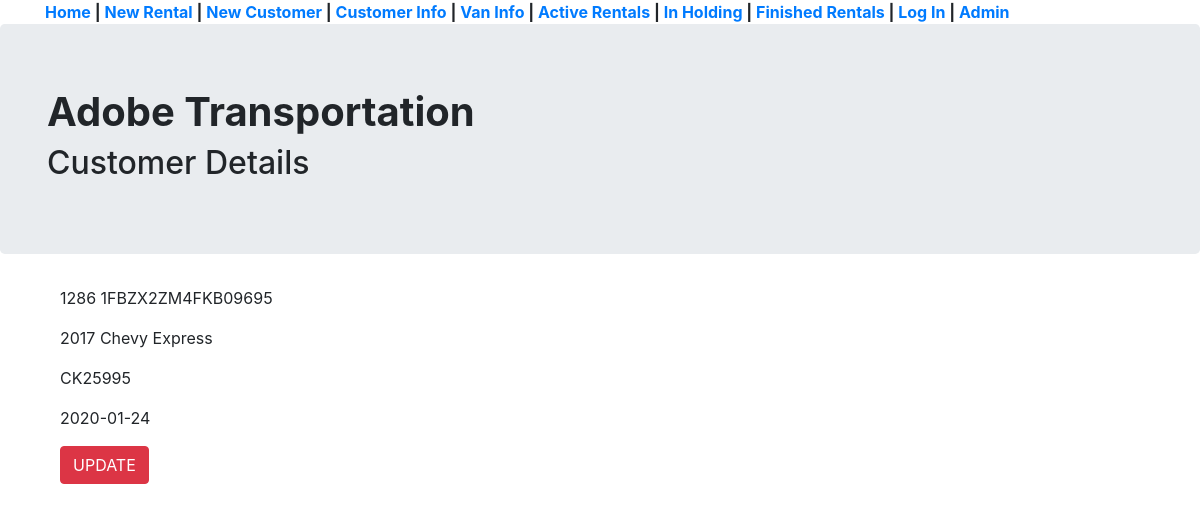
Screenshot of /van_list/1 with the database file from the repository.
### basic_app/models.py (models this page shows, shortened)
class Van(models.Model):
	van_num = models.CharField(max_length=4, blank=True)
	vin = models.CharField(max_length=60, blank=True)
	year_make_model = models.CharField(max_length=128, blank=True)
	plate = models.CharField(max_length=10, blank=True)
	tag_exp = models.CharField(max_length=56, blank=True)

### basic_app/views.py (the view)
# urls.py: path('van_list/<int:pk>', views.VanDetailView.as_view(), name='van_detail'),
class VanDetailView(DetailView):
	context_object_name = 'van_detail'
	model = models.Van
	template_name = 'basic_app/van_detail.html'

### basic_app/templates/basic_app/van_detail.html
{% extends 'basic_app/base.html' %}
{% block active_rentals %}
<div class="container"><h1><b>Adobe Transportation</b></h1><h2>Customer Details</h2></div>
{% endblock %}
{% block body_content %}
<div class="container">
<p>{{van_detail.van_num}} {{ van_detail.vin }}</p>
	<p>{{van_detail.year_make_model}}</p>
	<p>{{van_detail.plate}}</p>
	<p>{{van_detail.tag_exp}}</p>
</div>
<div class="container">
	<p><a class="btn btn-danger" href="{% url 'basic_app:update_van' pk=van_detail.pk %}">UPDATE</a></p>
</div>
{% endblock %}

### rows the page displays
Van: van_num "1286", vin "1FBZX2ZM4FKB09695", year_make_model "2017 Chevy Express", plate "CK25995", tag_exp "2020-01-24"
